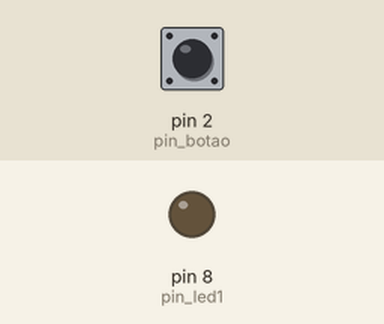
Simulated run of this sketch. Board: Arduino Uno, built with avr-gcc and run on an emulated ATmega328P. Shown: output pins drawn as LEDs (lit = HIGH). Dashed ring = blinking. The test bench sets the inputs (shaded band); at power-on: pin 2 (pin_botao) HIGH. What the sketch prints to the serial monitor is not drawn.

Above: at 1.2 s.
1.3 s: pin 2 (pin_botao) pulled LOW for 0.15 s
At 1.55 s:
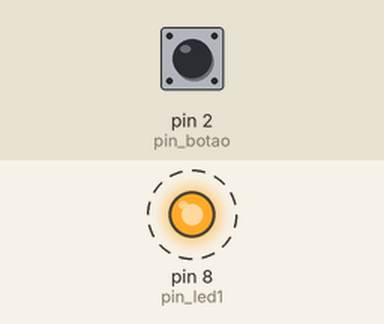
4.4 s: pin 2 (pin_botao) pulled LOW for 1 s
6.9 s: pin 2 (pin_botao) pulled LOW for 3.2 s
At 7.8 s:
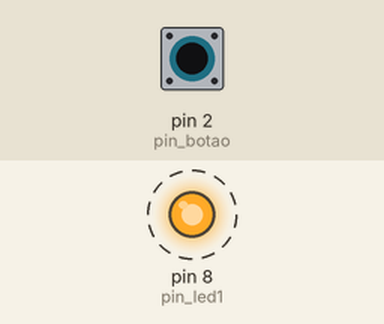
Timing chart, 0 to 17.6 s (numbered marks = the images above; inputs shaded):
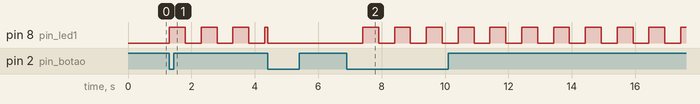

The sketch:

ex1.ino
```cpp
#define pin_led1 8
#define pin_botao 2
#define intervalo 500
unsigned long tempo_anterior = 0;
bool estado = 0;
int cont = 0;
int aux = 0;


void setup() {

  pinMode(pin_led1, OUTPUT);
  pinMode(pin_botao, INPUT_PULLUP);
  Serial.begin(9600);
}

void loop() {

  bool botao = !digitalRead(pin_botao);
  if (botao == 1 && aux == 0) {
    cont ++;
    aux += 1;
  } if (botao == 0) {
    aux = 0;
  }
    Serial.println(cont);


  if (cont % 2 == 1) {

    unsigned long tempo_atual = millis();
    if ((tempo_atual - tempo_anterior) >= intervalo) {
      estado = !estado;
      digitalWrite(pin_led1, estado);
      tempo_anterior = tempo_atual;
    }
  } else {
    digitalWrite(pin_led1, LOW);
  }
}
```

Measured:
- after the input at 1.3 s, pin 8 (pin_led1): alternates HIGH for 0.50 s and LOW for 0.50 s, starting at once
- after the input at 6.9 s, pin 8 (pin_led1): alternates HIGH for 0.50 s and LOW for 0.50 s, starting after 0.51 s
